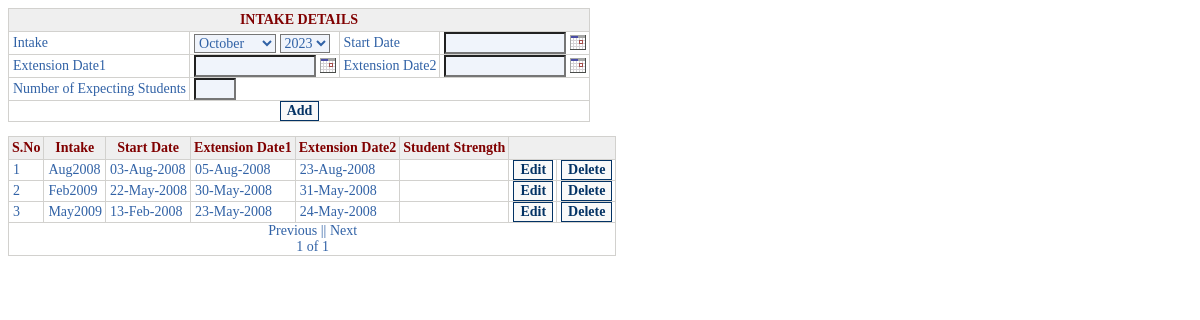
/Settings/Intake.php, run on the app's committed database.
### tables this page shows
CREATE TABLE `cohortdetails` (
  `CohortID` bigint NOT NULL AUTO_INCREMENT,
  `Intake` varchar(100) NOT NULL DEFAULT '0',
  `StartDate` date DEFAULT NULL,
  `ExtensionDate1` date DEFAULT NULL,
  `ExtensionDate2` date DEFAULT NULL,
  PRIMARY KEY (`CohortID`,`Intake`)
);

### Settings/Intake.php (the view, shortened to what this page needs)
<html><head><title>Intake Details</title></head>
<link href="../Style/heoscss.css" rel="stylesheet" type="text/css">
<?php
print "<form method=post name=Intakedetails>
<table border=0 cellspacing=1 cellpadding=0><tr><th align=center colspan=4>INTAKE DETAILS</th></tr>
<tr><td>Intake</td><td><select name=Month id=Month>";
$year=date('Y'); $month=date('n');
$a=array('January','February','March','April','May','June','July','August','September','October','November','December');
$a1=array('Jan','Feb','Mar','Apr','May','Jun','Jul','Aug','Sep','Oct','Nov','Dec');
foreach($a as $key=>$value) if($month-1 == $key) echo "<option value=$a1[$key] selected>$value</option>"; else echo "<option value=$a1[$key]>$value</option>";
echo "</select>
<select name=Intake id=Intake onChange=\"return xajax_IntakeMast(document.getElementById('Month').value,document.getElementById('Intake').value);\">"; for($i=$year-5;$i<$year+5;$i++) if($year==$i) echo "<option value=$i selected>$i</option>"; else echo "<option value=$i>$i</option>"; echo "</select></td>
<td>Start Date</td><td><input type=text name=StartDate id=StartDate size=12 readonly>&nbsp;<a href=javascript:NewCal('StartDate','ddmmmyyyy')><img src=../Images/cal.gif alt=Pick a date width=16 height=16 border=0></a></td></tr>
<tr><td>Extension Date1</td><td><input type=text name=ExtensionDate1 id=ExtensionDate1 size=12 readonly>&nbsp;<a href=javascript:NewCal('ExtensionDate1','ddmmmyyyy')><img src=../Images/cal.gif alt=Pick a date width=16 height=16 border=0></a></td>
<td>Extension Date2</td><td><input type=text name=ExtensionDate2 id=ExtensionDate2 size=12 readonly>&nbsp;<a href=javascript:NewCal('ExtensionDate2','ddmmmyyyy')><img src=../Images/cal.gif alt=Pick a date width=16 height=16 border=0></a></td> </tr>
<tr><td>Number of Expecting Students</td><td colspan=3><input type=text name=studentstrength id=studentstrength size=2 maxlength=3></td></tr>
<tr><td colspan=4 align=center>
<input type=submit id=submitForm name=submit  value=Add></td></tr></table></form>\n";
if(!isset($_POST['edit']) && !isset($_POST['cancelbutton']) && !isset($_POST['deleteButton']) && !isset($_POST['updateButton']) && !isset($_POST['submit']))
{
CohortDetailsfill();
}
function CohortDetailsfill()
{
if(!isset($_GET['page']))
{
@$cat=$_GET['cat'];
if(strlen($cat)==0)
{
$page=1;
fillPage($page);
}
}
else
{
$page = $_GET['page'];
$_SESSION['pagevalueForCohort']=$page;
fillPage($page);
}
}
function fillPage($page)
{
$page  = (int) $page;
$limit = 10;
$result = mysql_query("select count(*) from cohortdetails");
$total = mysql_result($result, 0);
$pager  = getPagerData($total, $limit, $page);
if($total==0){$offset=0;}
else{$offset = $pager->offset;}
$limit  = $pager->limit;
$page   = $pager->page;
$query="select * from cohortdetails order by Intake limit $offset,$limit";
$queryExec=mysql_query($query);
if(mysql_num_rows($queryExec)>0){
print "<form method=post><table border=0 cellspacing=1 cellpadding=0>
<tr><th>S.No</th><th>Intake</th><th>Start Date</th><th>Extension Date1</th>
<th>Extension Date2</th><th>Student Strength</th><th colspan=2></th></tr>";
$sno=1;
while($Fetch=mysql_fetch_array($queryExec))
{
$CohortID=$Fetch["CohortID"];
$Intake=$Fetch["Intake"];
$StartDate=$Fetch["StartDate"]; $startdate=date('d-M-Y',strtotime($StartDate));
$ExtensionDate1=$Fetch["ExtensionDate1"];$ExtensionDate1=date('d-M-Y',strtotime($ExtensionDate1));
$ExtensionDate2=$Fetch["ExtensionDate2"]; $ExtensionDate2=date('d-M-Y',strtotime($ExtensionDate2));
$studentstrength=$Fetch["studentstrength"];
print "<tr><td name=d[] value=$sno class=balanceheaderrow>$sno</td>
<td>$Intake</td><td>$startdate</td><td>$ExtensionDate1</td><td>$ExtensionDate2</td><td>$studentstrength</td>
<input type=hidden name=CohortID[] value=$CohortID><td>
<input type=submit id=edit name=edit[$Intake] value=Edit></td>
<td><input type=submit id=deleteButton name=deleteButton[$Intake]  value=Delete></td></tr>\n";
$sno=$sno+1;
}
print "<tr><td align=center colspan=8>\n";
if ($page == 1)
echo "Previous";
else
echo "<a href=Intakedetails.php?page=" . ($page - 1) . ">Previous</a>";
print " ||  \n";
if ($page == $pager->numPages)
echo "Next";
else
echo "<a href=Intakedetails.php?page=" . ($page + 1) . ">Next</a>";
print "<br>$page of $pager->numPages</td></tr></table></form>\n";
}
}
function getPagerData($numHits, $limit, $page)
{
$numHits  = (int) $numHits;
$limit    = max((int) $limit, 1);
$page     = (int) $page;
$numPages = ceil($numHits / $limit);
$page = max($page, 1);
$page = min($page, $numPages);
$offset = ($page - 1) * $limit;
$ret = new stdClass;
$ret->offset   = $offset;
$ret->limit    = $limit;
$ret->numPages = $numPages;
$ret->page     = $page;
return $ret;
}
?>
</body></html>

### Style/heoscss.css (style rules this page uses)
* { font-family:Calibri; // System, Verdana, Arial, Helvetica, sans-serif, Lucida Fax, Lucida Sans, Courier New; font-size:14px; // 11px font-weight:800; }
table { background:#D2D1CE; // #FFFFFF; }
tr { background:#ffffff; color:#3162A6; // 3162A6 }
th { background:#efefef; color:#800000; padding:3px; font-weight:600; }
td { padding-left:4px; padding-right:3px; background:#ffffff; vertical-align:middle; }
input[type="text"] { background:#F0F4FB; color:#3162A6; }
select { background:#F0F4FB; color:#3162A6; }
input[type="submit"],input[type="button"] { background-color:#F9F9F9; border:solid; border-width:1px; border-color:#033264; color:#033264; font-weight:800; }
a { vertical-align:text-bottom; }

### data on the page
cohortdetails: Intake "Aug2008", StartDate "03-Aug-2008", ExtensionDate1 "05-Aug-2008", ExtensionDate2 "23-Aug-2008"
cohortdetails: Intake "Feb2009", StartDate "22-May-2008", ExtensionDate1 "30-May-2008", ExtensionDate2 "31-May-2008"
cohortdetails: Intake "May2009", StartDate "13-Feb-2008", ExtensionDate1 "23-May-2008", ExtensionDate2 "24-May-2008"

### other printed values
$page "1"
$pager->numPages "1"
form field Month "October"
form field Intake "2023"
